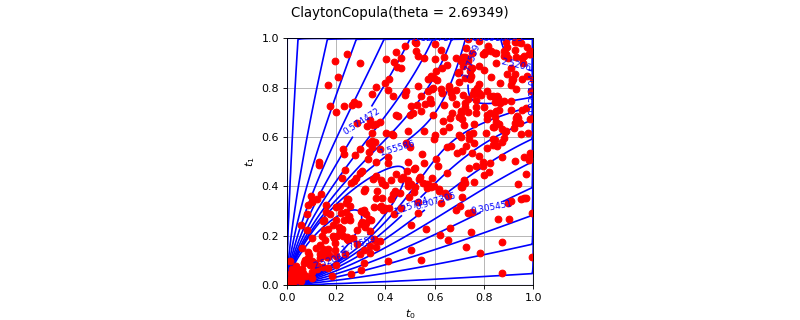

The Python source for this figure:
import openturns as ot
from matplotlib import pyplot as plt
from openturns.viewer import View
ot.RandomGenerator.SetSeed(0)
factory = ot.ClaytonCopulaFactory()
ref = factory.build()
dimension = ref.getDimension()
if dimension <= 2:
    sample = ref.getSample(50)
    distribution = factory.build(sample)
    if dimension == 1:
        distribution.setDescription(['$t$'])
        pdf_graph = distribution.drawPDF(256)
        cloud = ot.Cloud(sample, ot.Sample(sample.getSize(), 1))
        cloud.setColor('blue')
        cloud.setPointStyle('fcircle')
        pdf_graph.add(cloud)
        pdf_graph.setTitle(str(distribution))
        fig = plt.figure(figsize=(10, 4))
        pdf_axis = fig.add_subplot(111)
        View(pdf_graph, figure=fig, axes=[pdf_axis], add_legend=False)
    else:
        sample = ref.getSample(500)
        distribution.setDescription(['$t_0$', '$t_1$'])
        pdf_graph = distribution.drawPDF([256]*2)
        cloud = ot.Cloud(sample)
        cloud.setColor('red')
        cloud.setPointStyle('fcircle')
        pdf_graph.add(cloud)
        pdf_graph.setTitle(str(distribution))
        fig = plt.figure(figsize=(10, 4))
        pdf_axis = fig.add_subplot(111)
        View(pdf_graph, figure=fig, axes=[pdf_axis], add_legend=False, square_axes=True)
